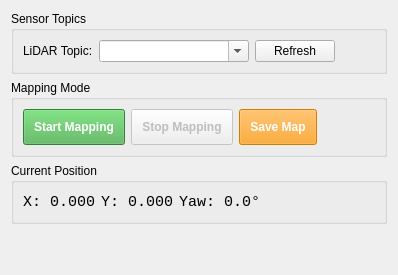
      <widget class="QWidget" name="tabKSlam">
       <attribute name="title">
        <string>K-SLAM</string>
       </attribute>
       <layout class="QVBoxLayout" name="verticalLayout_kslam">
        <!-- Sensor Topics Group -->
        <item>
         <widget class="QGroupBox" name="groupKSlamTopics">
          <property name="title">
           <string>Sensor Topics</string>
          </property>
          <layout class="QVBoxLayout" name="verticalLayout_kslam_topics_group">
           <item>
            <layout class="QHBoxLayout" name="horizontalLayout_kslam_topics">
             <item>
              <widget class="QLabel" name="lblKSlamLidarTopic">
               <property name="text">
                <string>LiDAR Topic:</string>
               </property>
              </widget>
             </item>
             <item>
              <widget class="QComboBox" name="cmbKSlamLidarTopic">
               <property name="minimumSize">
                <size>
                 <width>150</width>
                 <height>0</height>
                </size>
               </property>
               <property name="editable">
                <bool>true</bool>
               </property>
              </widget>
             </item>
             <item>
              <widget class="QPushButton" name="btnRefreshKSlamTopics">
               <property name="text">
                <string>Refresh</string>
               </property>
               <property name="maximumSize">
                <size>
                 <width>80</width>
                 <height>16777215</height>
                </size>
               </property>
              </widget>
             </item>
             <item>
              <spacer name="horizontalSpacer_kslam_topics">
               <property name="orientation">
                <enum>Qt::Horizontal</enum>
               </property>
               <property name="sizeHint" stdset="0">
                <size>
                 <width>40</width>
                 <height>20</height>
                </size>
               </property>
              </spacer>
             </item>
            </layout>
           </item>
          </layout>
         </widget>
        </item>
        <!-- Mapping Group -->
        <item>
         <widget class="QGroupBox" name="groupKSlamMapping">
          <property name="title">
           <string>Mapping Mode</string>
          </property>
          <layout class="QVBoxLayout" name="verticalLayout_kslam_mapping">
           <item>
            <layout class="QHBoxLayout" name="horizontalLayout_kslam_mapping">
             <item>
              <widget class="QPushButton" name="btnStartKSlam">
               <property name="text">
                <string>Start Mapping</string>
               </property>
               <property name="minimumSize">
                <size>
                 <width>0</width>
                 <height>32</height>
                </size>
               </property>
               <property name="styleSheet">
                <string>background-color: #4CAF50; color: white; font-weight: bold; padding: 10px;</string>
               </property>
              </widget>
             </item>
             <item>
              <widget class="QPushButton" name="btnStopKSlam">
               <property name="text">
                <string>Stop Mapping</string>
               </property>
               <property name="minimumSize">
                <size>
                 <width>0</width>
                 <height>32</height>
                </size>
               </property>
               <property name="enabled">
                <bool>false</bool>
               </property>
               <property name="styleSheet">
                <string>font-weight: bold; padding: 10px;</string>
               </property>
              </widget>
             </item>
             <item>
              <widget class="QPushButton" name="btnSaveKSlamMap">
               <property name="text">
                <string>Save Map</string>
               </property>
               <property name="minimumSize">
                <size>
                 <width>0</width>
                 <height>32</height>
                </size>
               </property>
               <property name="enabled">
                <bool>false</bool>
               </property>
               <property name="styleSheet">
                <string>background-color: #FF9800; color: white; font-weight: bold; padding: 10px;</string>
               </property>
              </widget>
             </item>
             <item>
              <spacer name="horizontalSpacer_kslam_mapping">
               <property name="orientation">
                <enum>Qt::Horizontal</enum>
               </property>
               <property name="sizeHint" stdset="0">
                <size>
                 <width>40</width>
                 <height>20</height>
                </size>
               </property>
              </spacer>
             </item>
            </layout>
           </item>
          </layout>
         </widget>
        </item>
        <!-- Position Display -->
        <item>
         <widget class="QGroupBox" name="groupKSlamPos">
          <property name="title">
           <string>Current Position</string>
          </property>
          <layout class="QHBoxLayout" name="horizontalLayout_kslam_pos">
           <item>
            <widget class="QLabel" name="lblKSlamPosX">
             <property name="text">
              <string>X: 0.000</string>
             </property>
             <property name="font">
              <font>
               <family>Monospace</family>
               <pointsize>11</pointsize>
              </font>
             </property>
            </widget>
           </item>
           <item>
            <widget class="QLabel" name="lblKSlamPosY">
             <property name="text">
              <string>Y: 0.000</string>
             </property>
             <property name="font">
              <font>
               <family>Monospace</family>
               <pointsize>11</pointsize>
              </font>
             </property>
            </widget>
           </item>
           <item>
            <widget class="QLabel" name="lblKSlamPosYaw">
             <property name="text">
              <string>Yaw: 0.0°</string>
             </property>
             <property name="font">
              <font>
               <family>Monospace</family>
               <pointsize>11</pointsize>
              </font>
             </property>
            </widget>
           </item>
           <item>
            <spacer name="horizontalSpacer_kslam_pos">
             <property name="orientation">
              <enum>Qt::Horizontal</enum>
             </property>
             <property name="sizeHint" stdset="0">
              <size>
               <width>40</width>
               <height>20</height>
              </size>
             </property>
            </spacer>
           </item>
          </layout>
         </widget>
        </item>
        <item>
         <spacer name="verticalSpacer_kslam">
          <property name="orientation">
           <enum>Qt::Vertical</enum>
          </property>
          <property name="sizeHint" stdset="0">
           <size>
            <width>20</width>
            <height>40</height>
           </size>
          </property>
         </spacer>
        </item>
       </layout>
      </widget>
